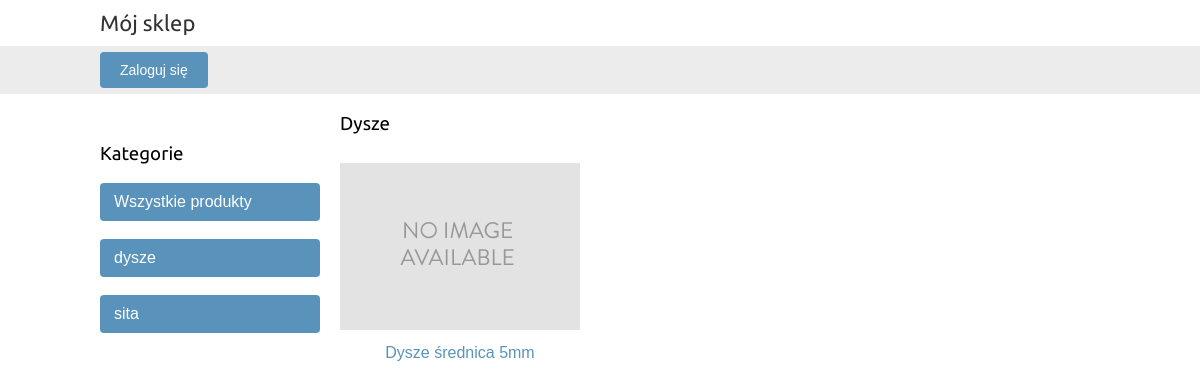
Page /category/dysze/ on the committed database.
### shop/models.py (models this page shows, shortened)
class Category(models.Model):
    name = models.CharField(max_length=200, unique=True, db_index=True)
    slug = models.SlugField(max_length=200, unique=True, db_index=True)
    class Meta:
        ordering = ('name',)
        verbose_name = 'kategoria'
        verbose_name_plural = 'kategorie'

class Product(models.Model):
    category = models.ForeignKey(Category, related_name='products', on_delete=models.CASCADE)
    type = models.ForeignKey(Type, on_delete=models.CASCADE)
    name = models.CharField(max_length=200, db_index=True, verbose_name='Nazwa produktu')
    slug = models.SlugField(max_length=200, unique=True, db_index=True)
    description = models.TextField(blank=True, verbose_name='Opis')
    image = models.ImageField(upload_to='products/%Y/%m/%d', null=True, blank=True)
    available = models.BooleanField(default=True)
    created = models.DateTimeField(auto_now_add=True)
    updated = models.DateTimeField(auto_now=True)
    class Meta:
        ordering = ('name',)
        verbose_name = 'produkt'
        verbose_name_plural = 'produkty'

### shop/views.py (the view)
# urls.py: path('category/<slug:category_slug>/', views.CategoryProductsView.as_view(), name='product_list_by_category'),
class CategoryProductsView(View):
    def get(self, request, category_slug):
        category = Category.objects.get(slug=category_slug)
        products = Product.objects.filter(available=True, category=category)
        categories = Category.objects.all()
        return render(request, 'product_list_by_category.html', {'category': category, 'products': products, 'categories': categories})

### templates/product_list_by_category.html (shortened to what this page needs)
{% extends "base.html" %}
{% load static %}
{% block content %}
  <div id="sidebar">
    <h3>Kategorie</h3>
    <ul>
        <li class="selected"><a href="{% url "product_list" %}">Wszystkie produkty</a></li><br>
      {% for category in categories %}
        <li class="selected"><a href="{% url "product_list_by_category" category.slug %}">{{ category.slug }}</a></li><br>
      {% endfor %}
    </ul>
  </div>
  <div id="main" class="product-list">
    <h3>{{ category.name }}</h3>
    {% for product in products %}
        <div class="item">
           <a href="{% url "product_details" product.slug %}">
               <img src="{% if product.image %}{{ product.image.url }}{% else %}{% static "img/no_image.png" %}{% endif %}">
           </a>
           <a href="{% url "product_details" product.slug %}">{{ product.name }}</a>
        </div>
    {% endfor %}
  </div>
{% endblock %}

### shop/static/css/base.css (style rules this page uses)
body { display:flex; flex-direction: column; margin:0; padding:0; font-family:helvetica, sans-serif; }
h1, h2, h3, h4, h5 , h6 { font-family: 'Ubuntu', sans-serif; font-weight:normal; }
a { text-decoration:none; color:#5993bb; }
#sidebar { width:220px; padding:30px 20px 0 0; float:left; }
#sidebar ul { margin:0; padding:0; }
#sidebar ul li { margin:0; list-style:none; padding:10px 14px; }
#sidebar ul li a { display:block; }
#sidebar ul li.selected { background:#5993bb; border-radius:4px; }
#sidebar ul li.selected a { color:#fff; }
#main { float:left; width: 96%; margin-right:-220px; overflow:hidden; }
.product-list .item { width:25%; padding:10px 20px 10px 0; float:left; text-align:center; line-height:1.2; }
.product-list .item img { width:100%; margin-bottom:8px; }

### rows in the picture
Category: slug "dysze", name "Dysze"
Category: slug "sita"
Product: name "Dysze średnica 5mm"
